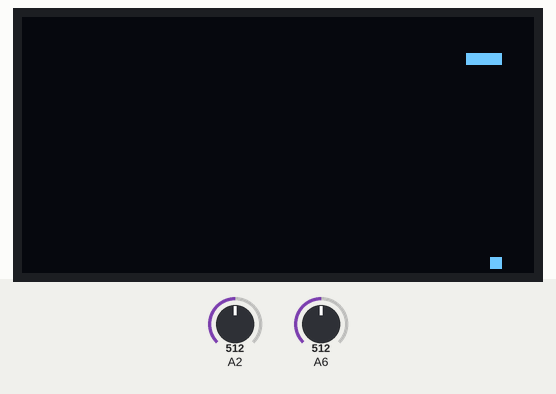
The sketch below on a simulated Arduino Nano, built with avr-gcc and run on an emulated ATmega328P. Parts: 128×64 one-colour display. Inputs (shaded band) come from the test bench; at power-on: A2 = 512, A6 = 512. Random numbers use the default seed unless the sketch sets one; the audio player accepts every command and is not drawn.

Above: at 1.78 s.
1.8 s: A2 set to 0
At 1.91 s:
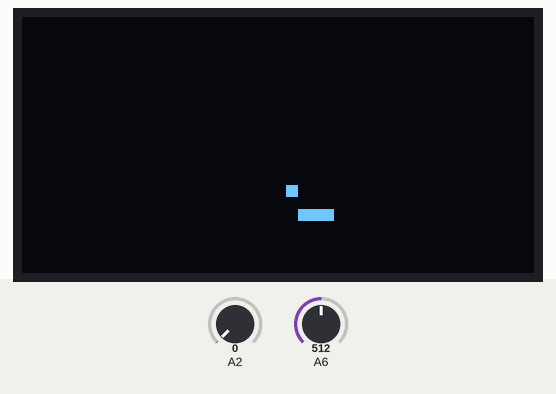
3.3 s: A6 set to 0
At 3.44 s:
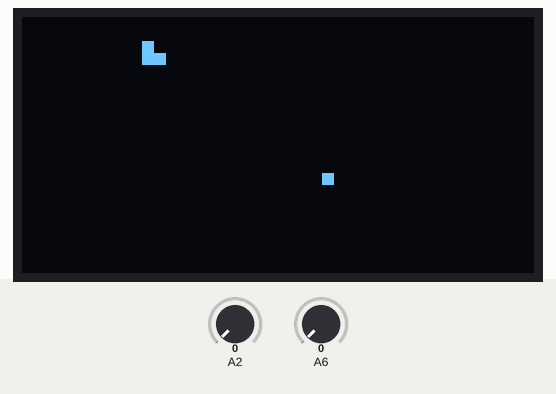
4.8 s: A2 set to 122
At 4.98 s:
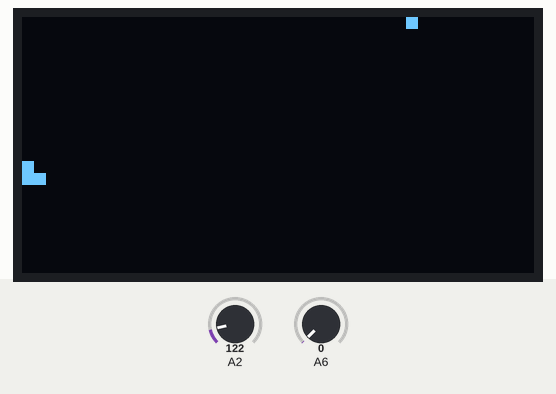
6.4 s: A6 set to 122
At 6.52 s:
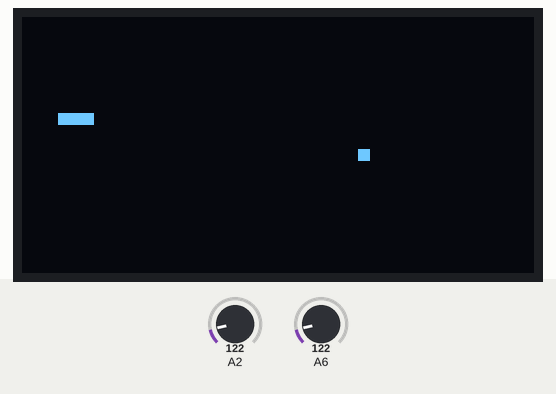
7.9 s: A2 set to 1023
9.4 s: A6 set to 1023
At 9.59 s:
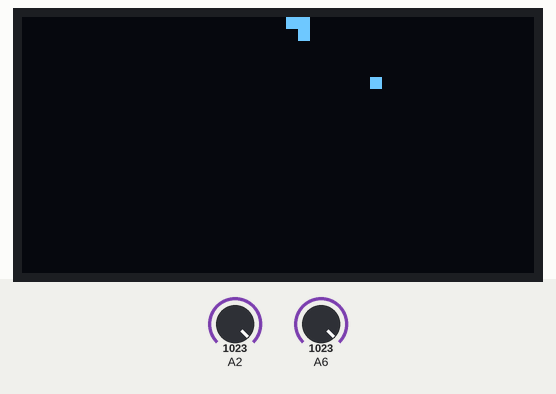

The sketch:

Code.ino
```cpp
#include <DFRobotDFPlayerMini.h>
#include <U8g2lib.h>

// Setup pin assignment
const int xAxis = A2;
const int yAxis = A6;
const int volPin = A5;
const int screenWidth = 128;
const int screenHeight = 64;

// joystick calibration variables
int range = 12;            // output range of X or Y movement
int responseDelay = 100;   // response delay of the mouse, in ms
int threshold = range / 4; // resting threshold
int center = range / 2;    // resting position value

// Display
U8G2_SH1106_128X64_NONAME_F_HW_I2C u8g2(U8G2_R0, /* reset=*/U8X8_PIN_NONE);

//DF-Player
DFRobotDFPlayerMini myDFPlayer;

// Game display variables
const int scale = 3;
const int gameWidth = 128 / scale;
const int gameHeight = 64 / scale;


// Game variables
int snakeLength = 3;
int snakeX[32]; // Array to store snake body X positions (assuming max length of 32)
int snakeY[32]; // Array to store snake body Y positions

int foodPosX = 0;
int foodPosY = 0;

// Initial setup on powerup
void setup()
{
  Serial.begin(9600);
  u8g2.begin();
  randomSeed(analogRead(0));
  myDFPlayer.begin(Serial, true, true);
  myDFPlayer.volume(30);
}

// Player init
void initPlayer()
{
  snakeLength = 3;
  snakeX[0] = random(0, gameWidth - 4);
  snakeY[0] = random(0, gameHeight - 4);
  snakeX[1] = snakeX[0] + 1;
  snakeY[1] = snakeY[0] + 0;
  snakeX[2] = snakeX[1] + 1;
  snakeY[2] = snakeY[1] + 0;

  foodPosX = random(0, gameWidth);
  foodPosY = random(0, gameHeight);
}

// Code to move the snake
void move(int x, int y)
{
  // Shift all body segments
  for (int i = snakeLength - 1; i > 0; i--)
  {
    snakeX[i] = snakeX[i - 1];
    snakeY[i] = snakeY[i - 1];
  }

  // Move the head
  snakeX[0] += x;
  snakeY[0] += y;
}

// draw a single pixel to the oled screen
void drawPixel(int x, int y)
{
  for (int i = 0; i < scale; i++)
  {
    for (int j = 0; j < scale; j++)
    {
      u8g2.drawPixel((x * scale) + i, (y * scale) + j);
    }
  }
}

// prepare the display, draw the snake & food and then display
void draw()
{
  u8g2.clearBuffer();
  u8g2.firstPage();

  for (int i = 0; i < snakeLength; i++)
  {
    drawPixel(snakeX[i], snakeY[i]);
  }

  drawPixel(foodPosX, foodPosY);

  u8g2.nextPage();
}

// Check for collisions with wall or itself
void checkGameOver()
{
  if (snakeX[0] < 0 || snakeX[0] >= gameWidth || snakeY[0] < 0 || snakeY[0] >= gameHeight)
  {
    initPlayer();
  }

  for (int i = 1; i < snakeLength; i++)
  {
    if (snakeX[0] == snakeX[i] && snakeY[0] == snakeY[i])
    {
      initPlayer();
    }
  }
}

// check if Food was collected
void checkFood()
{
  if (snakeX[0] == foodPosX && snakeY[0] == foodPosY)
  {
    snakeLength++;
    foodPosX = random(0, gameWidth);
    foodPosY = random(0, gameHeight);
    myDFPlayer.play(1);
    delay(500);
  }
}


// Main loop
void loop()
{
  // Check if reset button was pressed
  if (digitalRead(A7) == LOW)
  {
    initPlayer();
  }

  // read and scale the two axes:
  int xReading = readAxis(xAxis);
  int yReading = readAxis(yAxis);
  // move according to inputs
  if ((xReading == 6))
  {
    move(1, 0);
  }
  else if ((xReading == -6))
  {
    move(-1, 0);
  }

  if ((yReading == 6))
  {
    move(0, 1);
  }
  else if ((yReading == -6))
  {
    move(0, -1);
  }

  draw();
  checkGameOver();
  checkFood();

  delay(responseDelay);
}

// read the axis value an map according to variables
int readAxis(int thisAxis)
{
  int reading = analogRead(thisAxis);

  reading = map(reading, 0, 1023, 0, range);

  int distance = reading - center;

  if (abs(distance) < threshold)
  {
    distance = 0;
  }

  return distance;
}
```
